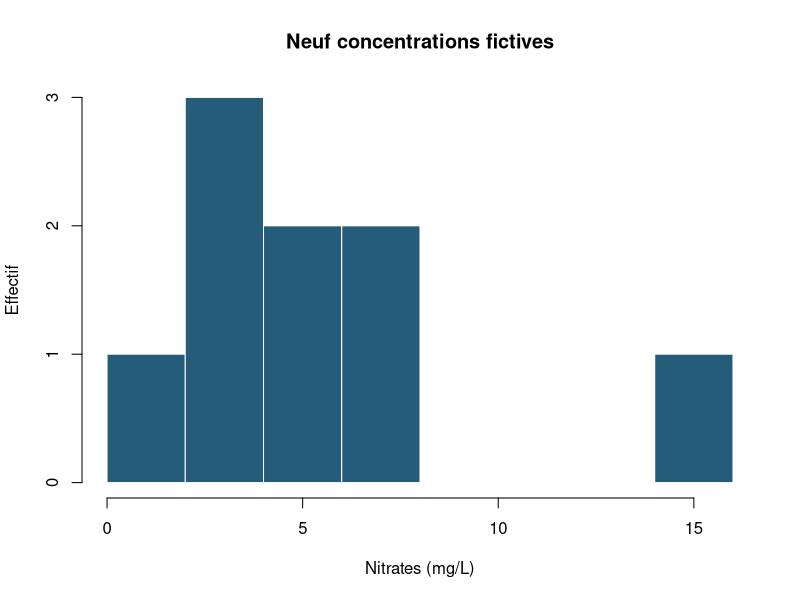
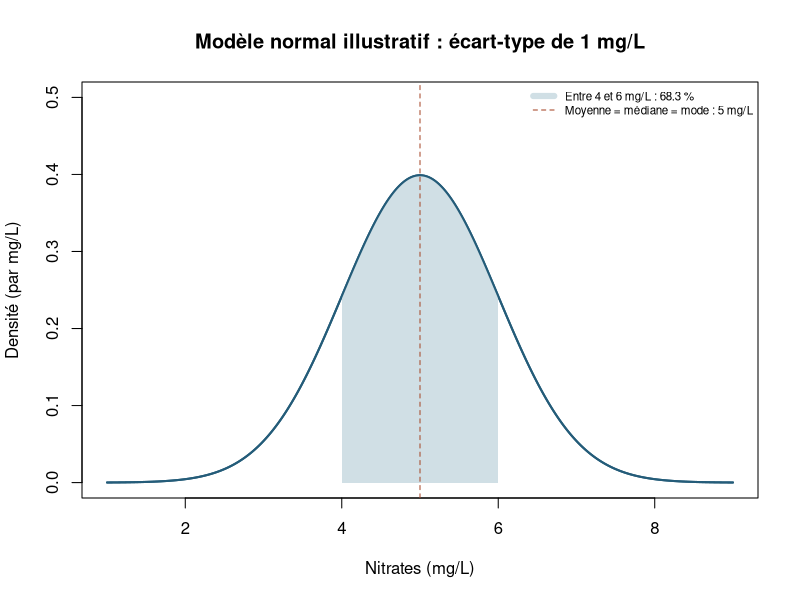

Generate these figures, in order, with R:
## ---- chunk 1
#| label: exemple-2-1-1-unites
# Adapter le fichier et la colonne au TP
donnees <- read.csv("data/qualite_eau.csv")
cat("Lignes :", nrow(donnees), "\n")
cat("Sites distincts :", length(unique(na.omit(donnees$site))), "\n")
donnees
## ---- chunk 2
#| label: exemple-2-1-1-variables
colonnes <- c("site", "type_milieu", "nitrates_mg_l")
head(donnees[colonnes], 5)
## ---- chunk 3
#| label: exemple-2-1-2-modele
set.seed(2026)
probabilite_acceptable <- 0.60  # Hypothèse du modèle
sites_acceptables <- runif(100) < probabilite_acceptable
## ---- chunk 4
#| label: exemple-2-1-2-frequence
cat("Sites acceptables :", sum(sites_acceptables),
    "sur", length(sites_acceptables), "\n")
cat(sprintf("Fréquence : %.0f %%\n", 100 * mean(sites_acceptables)))
## ---- chunk 5
#| label: exemple-2-1-2-repetition
autres_sites_acceptables <- runif(100) < probabilite_acceptable
cat(sprintf("Nouvelle campagne : %.0f %% de sites acceptables\n",
            100 * mean(autres_sites_acceptables)))
## ---- chunk 6
#| label: exemple-2-2-donnees
donnees <- read.csv("data/qualite_eau.csv")
colonne <- "nitrates_mg_l"
cat("Valeurs absentes :", sum(is.na(donnees[[colonne]])), "\n")
concentrations <- donnees[[colonne]][!is.na(donnees[[colonne]])]
cat("Observations utilisées :", length(concentrations), "\n")
## ---- chunk 7
#| label: exemple-2-2-histogramme
#| fig-width: 6
#| fig-height: 3.5
#| fig-alt: "Histogramme de neuf concentrations : trois sites entre 2 et 4 mg/L, et une valeur isolée à 14 mg/L."
hist(concentrations, breaks = seq(0, 16, by = 2), right = FALSE,
     freq = TRUE, col = "#245c79", border = "white",
     xlab = "Nitrates (mg/L)", ylab = "Effectif",
     main = "Neuf concentrations fictives", yaxt = "n")
axis(2, at = 0:3)
## ---- chunk 8
#| label: exemple-2-2-centre
cat(sprintf("Moyenne : %.2f mg/L\n", mean(concentrations)))
cat(sprintf("Médiane : %.2f mg/L\n", median(concentrations)))
effectifs <- table(concentrations)
modes <- as.numeric(names(effectifs)[effectifs == max(effectifs)])
cat("Modes (mg/L) :", modes, "\n")
## ---- chunk 9
#| label: exemple-2-2-loi-normale
#| fig-width: 7
#| fig-height: 4.5
#| fig-alt: "Loi normale théorique centrée sur 5 mg/L, d'écart-type 1 mg/L. L'aire colorée entre 4 et 6 mg/L représente environ 68 % de probabilité."
# Hypothèses illustratives, pas estimées sur les neuf sites
mu <- 5
sigma <- 1
x <- seq(mu - 4 * sigma, mu + 4 * sigma, length.out = 500)
intervalle <- seq(4, 6, length.out = 200)
probabilite <- pnorm(6, mu, sigma) - pnorm(4, mu, sigma)

plot(x, dnorm(x, mu, sigma), type = "l", lwd = 2, col = "#245c79",
     xlab = "Nitrates (mg/L)", ylab = "Densité (par mg/L)",
     main = "Modèle normal illustratif : écart-type de 1 mg/L",
     ylim = c(0, 0.5))
polygon(c(4, intervalle, 6), c(0, dnorm(intervalle, mu, sigma), 0),
        col = "#D0DFE5", border = NA)
lines(x, dnorm(x, mu, sigma), col = "#245c79", lwd = 2)
abline(v = mu, col = "#a74729", lty = 2)
legend("topright",
       legend = c(sprintf("Entre 4 et 6 mg/L : %.1f %%", 100 * probabilite),
                  "Moyenne = médiane = mode : 5 mg/L"),
       col = c("#D0DFE5", "#a74729"), lty = c(1, 2), lwd = c(6, 1),
       cex = 0.7, bty = "n")
## ---- chunk 10
#| label: exemple-2-3-descriptive
donnees <- read.csv("data/qualite_eau.csv")
concentrations <- donnees$nitrates_mg_l[!is.na(donnees$nitrates_mg_l)]
variance_descriptive <- mean((concentrations - mean(concentrations))^2)
cat(sprintf("Variance descriptive : %.2f (mg/L)²\n", variance_descriptive))
## ---- chunk 11
#| label: exemple-2-3-ecart-type
ecart_type_descriptif <- sqrt(variance_descriptive)
cat(sprintf("Écart-type descriptif : %.2f mg/L\n", ecart_type_descriptif))
## ---- chunk 12
#| label: exemple-2-3-estimation
cat(sprintf("Variance estimée : %.2f (mg/L)²\n", var(concentrations)))
cat(sprintf("Écart-type estimé : %.2f mg/L\n", sd(concentrations)))
